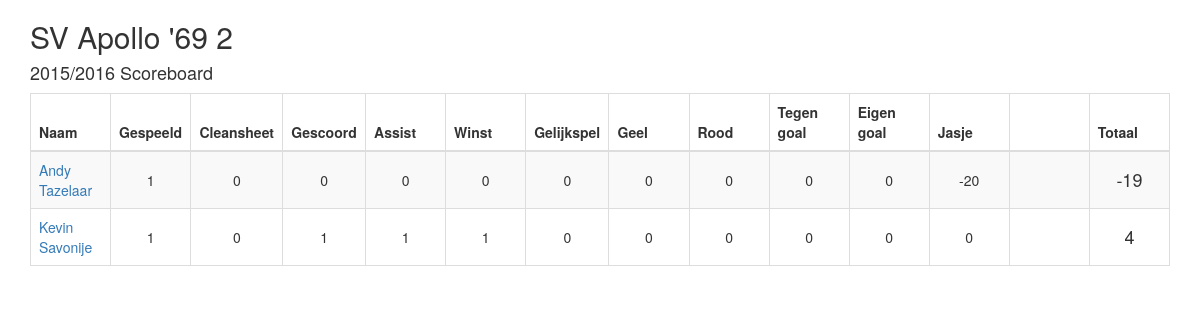
The app's page / (signed in) with its own data.
### tables this page shows
CREATE TABLE IF NOT EXISTS `punten` (
  `wID` tinyint(4) NOT NULL,
  `uID` tinyint(3) NOT NULL,
  `gespeeld` int(3) NOT NULL,
  `cleansheet` int(3) NOT NULL,
  `gescoord` int(3) NOT NULL,
  `assist` int(3) NOT NULL,
  `winst` int(3) NOT NULL,
  `gelijkspel` int(3) NOT NULL,
  `geel` int(3) NOT NULL,
  `rood` int(3) NOT NULL,
  `tegengoal` int(3) NOT NULL,
  `eigengoal` int(3) NOT NULL,
  `jasje` int(3) NOT NULL,
  `total` int(11) NOT NULL
);

CREATE TABLE IF NOT EXISTS `users` (
`uID` tinyint(3) NOT NULL,
  `naam` varchar(100) NOT NULL,
  `positie` tinyint(1) NOT NULL
);

### puntentelling.php (the view)
<?php
require_once 'db_config.php';
$sql ="SELECT *
    FROM punten
    INNER JOIN users
    ON punten.uID=users.uID
    GROUP BY punten.uID, users.uID
    ORDER BY users.naam";
if(!$result = $db->query($sql)){
    die('There was an error running the query [' . $db->error . ']');
} else {
while($row = $result->fetch_assoc()) {
    $id = $row[ 'id' ];
    $naam = $row[ 'naam' ];
    $gespeeld = $row[ 'gespeeld' ];
    $cleansheet = $row[ 'cleansheet' ];
    $gescoord = $row[ 'gescoord' ];
    $assist = $row[ 'assist' ];
    $winst = $row[ 'winst' ];
    $gelijkspel = $row[ 'gelijkspel' ];
    $geel = $row[ 'geel' ];
    $rood = $row[ 'rood' ];
    $tegengoal = $row[ 'tegengoal' ];
    $eigengoal = $row[ 'eigengoal' ];
    $jasje = $row[ 'jasje' ];
    $totaal = $gespeeld + $cleansheet + $gescoord + $assist + $winst + $gelijkspel + $geel + $rood + $tegengoal + $eigengoal + $jasje;
    ?>
    <tr>
        <td class="text-left">
            <a href="./user.php?id=<?php echo $id ?>">
                <?php echo $naam ?>
            </a>
        </td>
        <td class="extra-info"><?php echo $gespeeld ?></td>
        <td class="extra-info"><?php echo $cleansheet ?></td>
        <td class="extra-info"><?php echo $gescoord ?></td>
        <td class="extra-info"><?php echo $assist ?></td>
        <td class="extra-info"><?php echo $winst ?></td>
        <td class="extra-info"><?php echo $gelijkspel ?></td>
        <td class="extra-info"><?php echo $geel ?></td>
        <td class="extra-info"><?php echo $rood ?></td>
        <td class="extra-info"><?php echo $tegengoal ?></td>
        <td class="extra-info"><?php echo $eigengoal ?></td>
        <td class="extra-info"><?php echo $jasje ?></td>
        <td class="extra-info"></td>
        <td class="totalpoints"><?php echo $totaal ?></td>
    </tr>
<?php
}
    }
?>

### index.php (shortened to what this page needs)
<!DOCTYPE html>
<html lang="en">
<head>
    <link href="css/bootstrap.min.css" rel="stylesheet">
    <link href="css/general.css" rel="stylesheet">
</head>
<body>
<div class="container-fluid">
    <div class="col-md-12">
        <h2>SV Apollo '69 2</h2>
        <h4>2015/2016 Scoreboard</h4>
        <table class="table table-striped table-bordered text-center scoreboard">
            <thead>
                <tr>
                    <th>Naam</th>
                    <th class="extra-info">Gespeeld</th>
                    <th class="extra-info">Cleansheet</th>
                    <th class="extra-info">Gescoord</th>
                    <th class="extra-info">Assist</th>
                    <th class="extra-info">Winst</th>
                    <th class="extra-info">Gelijkspel</th>
                    <th class="extra-info">Geel</th>
                    <th class="extra-info">Rood</th>
                    <th class="extra-info">Tegen goal</th>
                    <th class="extra-info">Eigen goal</th>
                    <th class="extra-info">Jasje</th>
                    <th class="extra-info"></th>
                    <th>Totaal</th>
                </tr>
            </thead>
            <?php include('./puntentelling.php'); ?>
        </table>
    </div>
</div>
</body>
</html>

### css/general.css (style rules this page uses)
.totalpoints { font-size: 18px; }
td { vertical-align: middle; }
.scoreboard > tbody > tr > td { width: 7%; vertical-align: middle; }

### records on screen
punten: uID.naam "Andy Tazelaar", gespeeld "1", cleansheet "0", gescoord "0", assist "0", winst "0", gelijkspel "0", geel "0", rood "0", tegengoal "0", eigengoal "0", jasje "-20", totaal "-19"
punten: uID.naam "Kevin Savonije", gespeeld "1", cleansheet "0", gescoord "1", assist "1", winst "1", gelijkspel "0", geel "0", rood "0", tegengoal "0", eigengoal "0", jasje "0", totaal "4"
